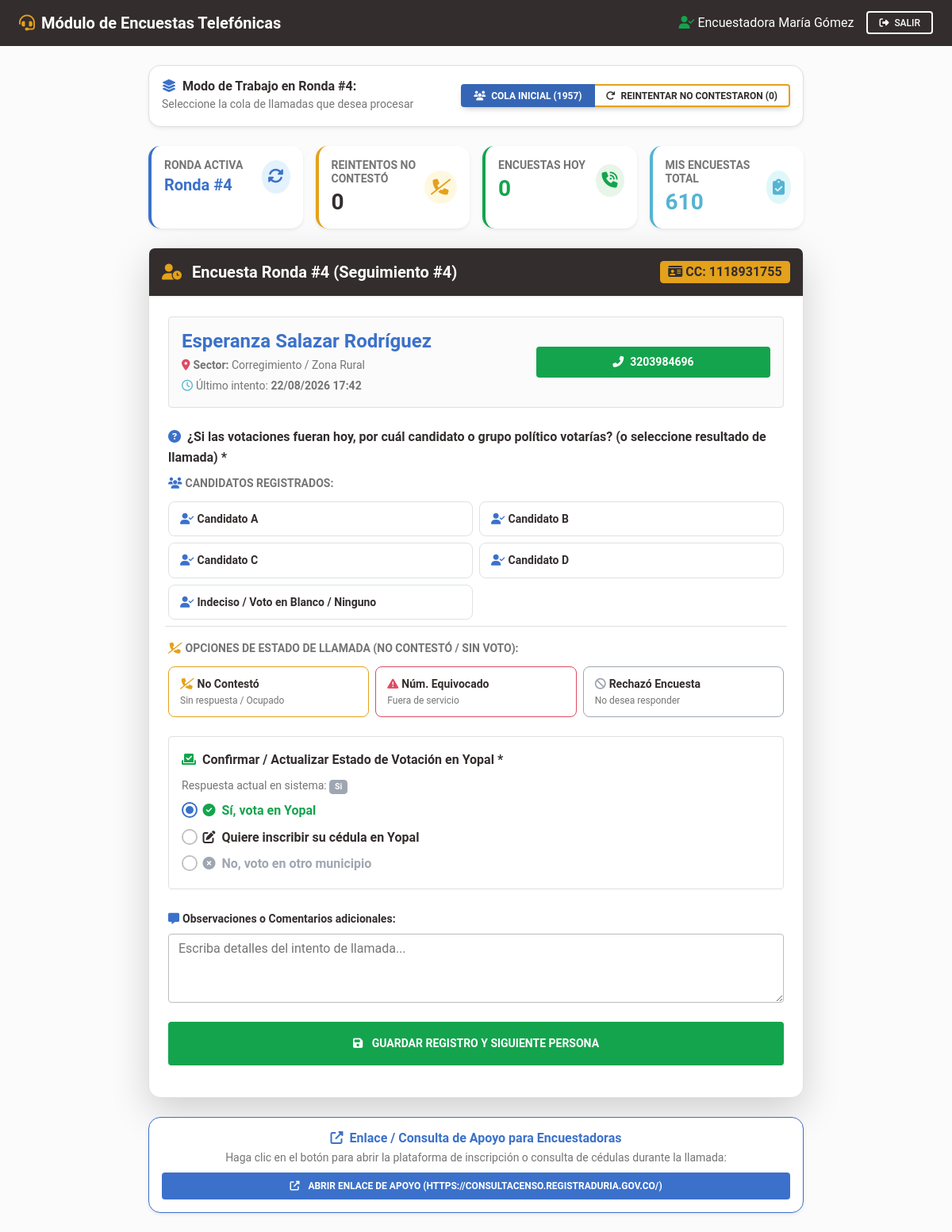
Page /encuestadora/dashboard.php (signed in) on the committed database.
### tables this page shows
CREATE TABLE `usuarios` (
  `id` int(11) NOT NULL AUTO_INCREMENT,
  `nombre_completo` varchar(150) NOT NULL,
  `cedula` varchar(20) NOT NULL,
  `telefono` varchar(20) NOT NULL,
  `username` varchar(50) NOT NULL,
  `password` varchar(255) NOT NULL,
  `role_id` int(11) NOT NULL,
  `codigo_referido` varchar(30) NOT NULL,
  `intentos_fallidos` int(11) DEFAULT 0,
  `bloqueado_hasta` datetime DEFAULT NULL,
  `creado_en` datetime DEFAULT current_timestamp(),
  PRIMARY KEY (`id`),
  UNIQUE KEY `cedula` (`cedula`),
  UNIQUE KEY `username` (`username`),
  UNIQUE KEY `codigo_referido` (`codigo_referido`),
  KEY `role_id` (`role_id`),
  CONSTRAINT `usuarios_ibfk_1` FOREIGN KEY (`role_id`) REFERENCES `roles` (`id`)
);

CREATE TABLE `rondas_encuestas` (
  `id` int(11) NOT NULL AUTO_INCREMENT,
  `numero_ronda` int(11) NOT NULL,
  `nombre_ronda` varchar(150) DEFAULT NULL,
  `creado_por` int(11) NOT NULL,
  `creado_en` datetime DEFAULT current_timestamp(),
  PRIMARY KEY (`id`)
);

CREATE TABLE `referidos` (
  `id` int(11) NOT NULL AUTO_INCREMENT,
  `cedula` varchar(20) NOT NULL,
  `nombres` varchar(100) NOT NULL,
  `apellidos` varchar(100) NOT NULL,
  `correo` varchar(120) NOT NULL,
  `celular` varchar(20) NOT NULL,
  `comuna` varchar(80) NOT NULL DEFAULT 'Comuna 1',
  `votante_yopal` varchar(50) NOT NULL DEFAULT 'Si',
  `referido_por_tipo` enum('usuario','referido') NOT NULL,
  `referido_por_id` int(11) NOT NULL,
  `lider_raiz_id` int(11) NOT NULL,
  `usuario_id` int(11) DEFAULT NULL,
  `autorizacion_datos` tinyint(1) NOT NULL DEFAULT 1,
  `ip_registro` varchar(45) DEFAULT NULL,
  `hash_dispositivo` varchar(64) DEFAULT NULL,
  `codigo_referido` varchar(30) NOT NULL,
  `creado_en` datetime DEFAULT current_timestamp(),
  PRIMARY KEY (`id`),
  UNIQUE KEY `cedula` (`cedula`),
  UNIQUE KEY `correo` (`correo`),
  UNIQUE KEY `celular` (`celular`),
  UNIQUE KEY `codigo_referido` (`codigo_referido`),
  KEY `usuario_id` (`usuario_id`),
  KEY `lider_raiz_id` (`lider_raiz_id`),
  CONSTRAINT `referidos_ibfk_1` FOREIGN KEY (`usuario_id`) REFERENCES `usuarios` (`id`) ON DELETE SET NULL,
  CONSTRAINT `referidos_ibfk_2` FOREIGN KEY (`lider_raiz_id`) REFERENCES `usuarios` (`id`)
);

CREATE TABLE `candidatos_encuestas` (
  `id` int(11) NOT NULL AUTO_INCREMENT,
  `nombre` varchar(150) NOT NULL,
  `grupo` varchar(150) DEFAULT NULL,
  `activo` tinyint(4) DEFAULT 1,
  `creado_en` timestamp NOT NULL DEFAULT current_timestamp(),
  PRIMARY KEY (`id`),
  UNIQUE KEY `nombre` (`nombre`)
);

CREATE TABLE `configuracion_encuestas` (
  `id` int(11) NOT NULL DEFAULT 1,
  `dias_reencuesta` int(11) NOT NULL DEFAULT 15,
  `url_consulta_externa` text DEFAULT NULL,
  `actualizado_en` timestamp NOT NULL DEFAULT current_timestamp() ON UPDATE current_timestamp(),
  PRIMARY KEY (`id`)
);

### encuestadora/dashboard.php (the view, shortened to what the rows shown need)
<?php
require_once __DIR__ . '/../config/security.php';
require_once __DIR__ . '/../config/auth.php';
$encuestadora = getCurrentUser();
$pdo = getDB();
$modoCola = sanitizeInput($_GET['modo'] ?? 'normal');
$stmtConfigUrl = $pdo->query("SELECT url_consulta_externa FROM configuracion_encuestas WHERE id = 1");
$urlExternaActual = $stmtConfigUrl->fetchColumn();
$stmtRondaActiva = $pdo->query("SELECT * FROM rondas_encuestas ORDER BY id DESC LIMIT 1");
$rondaActiva = $stmtRondaActiva->fetch();
$stmtCandActivos = $pdo->query("SELECT * FROM candidatos_encuestas WHERE activo = 1 ORDER BY id ASC");
$candidatos = $stmtCandActivos->fetchAll();
if ($modoCola === 'reintento_nocontesto') {
    $sqlSiguiente = "
        SELECT r.*,
               CONCAT(r.nombres, ' ', r.apellidos) as nombre_completo,
               re.creado_en as ultima_encuesta,
               re.observaciones as ultima_observacion,
               (SELECT COUNT(*) FROM respuestas_encuestas WHERE referido_id = r.id) as total_rondas_previas
        FROM referidos r
        JOIN respuestas_encuestas re ON re.referido_id = r.id
        WHERE re.ronda_id = ?
          AND re.candidato_elegido LIKE '%No Contestó%'
          AND re.id = (
              SELECT MAX(id)
              FROM respuestas_encuestas
              WHERE referido_id = r.id AND ronda_id = ?
          )
        ORDER BY re.creado_en ASC
        LIMIT 1
    ";
    $stmtSiguiente = $pdo->prepare($sqlSiguiente);
    $stmtSiguiente->execute([$rondaActiva['id'], $rondaActiva['id']]);
    $personaActual = $stmtSiguiente->fetch();
} else {
    $sqlSiguiente = "
        SELECT r.*,
               CONCAT(r.nombres, ' ', r.apellidos) as nombre_completo,
               (SELECT MAX(creado_en) FROM respuestas_encuestas WHERE referido_id = r.id) as ultima_encuesta,
               NULL as ultima_observacion,
               (SELECT COUNT(*) FROM respuestas_encuestas WHERE referido_id = r.id) as total_rondas_previas
        FROM referidos r
        WHERE r.id NOT IN (
            SELECT referido_id
            FROM respuestas_encuestas
            WHERE ronda_id = ?
        )
        ORDER BY r.id ASC
        LIMIT 1
    ";
    $stmtSiguiente = $pdo->prepare($sqlSiguiente);
    $stmtSiguiente->execute([$rondaActiva['id']]);
    $personaActual = $stmtSiguiente->fetch();
}
?>
<!DOCTYPE html>
<html lang="es">
<head>
    <link rel="stylesheet" href="https://cdnjs.cloudflare.com/ajax/libs/font-awesome/6.4.0/css/all.min.css">
    <link rel="stylesheet" href="https://cdnjs.cloudflare.com/ajax/libs/mdb-ui-kit/6.4.0/mdb.min.css">
    <link rel="stylesheet" href="../assets/css/custom.css">
</head>
<body class="bg-light">
<nav class="navbar navbar-expand-lg navbar-dark bg-dark shadow-0 py-2">
    <div class="container-fluid px-4">
        <div class="d-flex align-items-center ms-auto">
            <span class="text-white me-3"><i class="fas fa-user-check text-success me-1"></i><?= e($encuestadora['nombre_completo']) ?></span>
            <a href="../logout.php" class="btn btn-outline-light btn-sm"><i class="fas fa-sign-out-alt me-1"></i> Salir</a>
        </div>
    </div>
</nav>
<div class="container py-4" style="max-width: 850px;">
    <div class="card card-custom mb-4 shadow-sm border">
        <div class="card-body p-3 d-flex flex-wrap align-items-center justify-content-between gap-2">
            <div>
                <h6 class="fw-bold mb-0 text-dark"><i class="fas fa-layer-group text-primary me-2"></i>Modo de Trabajo en Ronda #<?= $rondaActiva['numero_ronda'] ?>:</h6>
                <span class="small text-muted">Seleccione la cola de llamadas que desea procesar</span>
            </div>
        </div>
    </div>
    <div class="row g-3 mb-4">
        <div class="col-md-3">
            <div class="card card-custom bg-white border-start border-4 border-primary p-3 shadow-sm h-100">
                <div class="d-flex align-items-center justify-content-between">
                    <div>
                        <h6 class="text-uppercase text-muted fw-bold small mb-1">Ronda Activa</h6>
                        <h5 class="fw-bold text-primary mb-0">Ronda #<?= $rondaActiva['numero_ronda'] ?></h5>
                    </div>
                </div>
            </div>
        </div>
    </div>
    <?php if ($personaActual): ?>
        <div class="card card-custom shadow-lg border mb-4">
            <div class="card-header <?= $modoCola === 'reintento_nocontesto' ? 'bg-warning text-dark' : 'bg-dark text-white' ?> p-3 d-flex justify-content-between align-items-center">
                <h5 class="fw-bold mb-0">
                    <?php if ($modoCola === 'reintento_nocontesto'): ?>
                        <i class="fas fa-redo me-2"></i> Reintento de Llamada No Respondida (Ronda #<?= $rondaActiva['numero_ronda'] ?>)
                    <?php else: ?>
                        <i class="fas fa-user-clock me-2 text-warning"></i> Encuesta Ronda #<?= $rondaActiva['numero_ronda'] ?> <?= $personaActual['total_rondas_previas'] > 0 ? '(Seguimiento #' . ($personaActual['total_rondas_previas'] + 1) . ')' : '(Inicial)' ?>
                    <?php endif; ?>
                </h5>
                <span class="badge <?= $modoCola === 'reintento_nocontesto' ? 'bg-dark text-white' : 'bg-warning text-dark' ?> fs-6"><i class="fas fa-id-card me-1"></i>CC: <?= e($personaActual['cedula']) ?></span>
            </div>
            <div class="card-body p-4">
                <div class="bg-light p-3 rounded mb-4 border">
                    <div class="row align-items-center">
                        <div class="col-md-7">
                            <h4 class="fw-bold text-primary mb-1"><?= e($personaActual['nombre_completo']) ?></h4>
                            <div class="text-muted small">
                                <i class="fas fa-map-marker-alt me-1 text-danger"></i><strong>Sector:</strong> <?= e($personaActual['comuna']) ?>
                            </div>
                            <?php if ($modoCola === 'reintento_nocontesto' && !empty($personaActual['ultima_observacion'])): ?>
                                <div class="small text-warning text-dark fw-bold mt-1">
                                    <i class="fas fa-history me-1"></i>Nota del intento previo: <em><?= e($personaActual['ultima_observacion']) ?></em>
                                </div>
                            <?php elseif ($personaActual['ultima_encuesta']): ?>
                                <div class="small text-muted mt-1">
                                    <i class="far fa-clock me-1 text-info"></i>Último intento: <strong><?= date('d/m/Y H:i', strtotime($personaActual['ultima_encuesta'])) ?></strong>
                                </div>
                            <?php endif; ?>
                        </div>
                        <div class="col-md-5 text-md-end mt-2 mt-md-0">
                            <a href="tel:<?= e($personaActual['celular']) ?>" class="btn btn-success btn-lg fw-bold shadow-0 w-100 py-2">
                                <i class="fas fa-phone-alt me-2"></i><?= e($personaActual['celular']) ?>
                            </a>
                        </div>
                    </div>
                </div>
                <form action="dashboard.php" method="POST">
                    <div class="mb-4">
                        <label class="form-label fw-bold text-dark fs-6 mb-2">
                            <i class="fas fa-question-circle me-2 text-primary"></i>¿Si las votaciones fueran hoy, por cuál candidato o grupo político votarías? (o seleccione resultado de llamada) *
                        </label>
                        <div class="row g-2 mb-3">
                            <div class="col-12"><span class="fw-bold text-muted small text-uppercase mb-1 d-block"><i class="fas fa-users me-1 text-primary"></i>Candidatos Registrados:</span></div>
                            <?php foreach ($candidatos as $cand): ?>
                                <div class="col-md-6 col-12">
                                    <label class="cand-option-card w-100 d-block" for="cand_<?= $cand['id'] ?>">
                                        <div class="fw-bold text-dark small"><i class="fas fa-user-check text-primary me-1"></i><?= e($cand['nombre']) ?></div>
                                    </label>
                                </div>
                            <?php endforeach; ?>
                        </div>
                        <div class="row g-2 border-top pt-2">
                            <div class="col-12"><span class="fw-bold text-muted small text-uppercase mb-1 d-block"><i class="fas fa-phone-slash me-1 text-warning"></i>Opciones de Estado de Llamada (No Contestó / Sin Voto):</span></div>
                            <div class="col-md-4 col-12">
                                <label class="cand-option-card card-no-contesto border-warning w-100 d-block" for="opt_no_contesto">
                                    <div class="fw-bold text-dark small"><i class="fas fa-phone-slash text-warning me-1"></i>No Contestó</div>
                                    <div class="text-muted" style="font-size: 0.75rem;">Sin respuesta / Ocupado</div>
                                </label>
                            </div>
                            <div class="col-md-4 col-12">
                                <label class="cand-option-card card-equivocado border-danger w-100 d-block" for="opt_equivocado">
                                    <div class="fw-bold text-dark small"><i class="fas fa-exclamation-triangle text-danger me-1"></i>Núm. Equivocado</div>
                                    <div class="text-muted" style="font-size: 0.75rem;">Fuera de servicio</div>
                                </label>
                            </div>
                            <div class="col-md-4 col-12">
                                <label class="cand-option-card card-rechazo border-secondary w-100 d-block" for="opt_rechazo">
                                    <div class="fw-bold text-dark small"><i class="fas fa-ban text-secondary me-1"></i>Rechazó Encuesta</div>
                                    <div class="text-muted" style="font-size: 0.75rem;">No desea responder</div>
                                </label>
                            </div>
                        </div>
                    </div>
                    <div class="mb-4 p-3 border rounded bg-white">
                        <label class="form-label fw-bold text-dark fs-6 mb-2">
                            <i class="fas fa-vote-yea me-2 text-success"></i>Confirmar / Actualizar Estado de Votación en Yopal *
                        </label>
                        <p class="small text-muted mb-2">Respuesta actual en sistema:
                            <span class="badge bg-secondary"><?= e($personaActual['votante_yopal']) ?></span>
                        </p>
                        <div class="form-check mb-2">
                            <input class="form-check-input" type="radio" name="votante_yopal_respuesta" id="votaSi" value="Si" <?= $personaActual['votante_yopal'] === 'Si' ? 'checked' : '' ?> required>
                            <label class="form-check-label fw-bold text-success" for="votaSi">
                                <i class="fas fa-check-circle me-1"></i> Sí, vota en Yopal
                            </label>
                        </div>
                        <div class="form-check mb-2">
                            <input class="form-check-input" type="radio" name="votante_yopal_respuesta" id="votaInscribir" value="Quiero inscribir" <?= $personaActual['votante_yopal'] === 'Quiero inscribir' ? 'checked' : '' ?> required>
                            <label class="form-check-label fw-bold text-warning text-dark" for="votaInscribir">
                                <i class="fas fa-edit me-1"></i> Quiere inscribir su cédula en Yopal
                            </label>
                        </div>
                        <div class="form-check">
                            <input class="form-check-input" type="radio" name="votante_yopal_respuesta" id="votaNo" value="No" <?= $personaActual['votante_yopal'] === 'No' ? 'checked' : '' ?> required>
                            <label class="form-check-label fw-bold text-secondary" for="votaNo">
                                <i class="fas fa-times-circle me-1"></i> No, voto en otro municipio
                            </label>
                        </div>
                    </div>
                    <div class="mb-4">
                        <label for="observaciones" class="form-label fw-bold text-dark small"><i class="fas fa-comment-alt me-1 text-primary"></i>Observaciones o Comentarios adicionales:</label>
                        <textarea name="observaciones" id="observaciones" class="form-control" rows="3" placeholder="Escriba detalles del intento de llamada..."></textarea>
                    </div>
                    <button type="submit" class="btn btn-success btn-lg btn-block fw-bold shadow-0 py-3 mb-3">
                        <i class="fas fa-save me-2"></i> Guardar Registro y Siguiente Persona
                    </button>
                </form>
            </div>
        </div>
    <?php endif; ?>
    <div class="card card-custom shadow-sm border border-primary">
        <div class="card-body p-3 text-center">
            <h6 class="fw-bold text-primary mb-1"><i class="fas fa-external-link-alt me-2"></i>Enlace / Consulta de Apoyo para Encuestadoras</h6>
            <p class="small text-muted mb-2">Haga clic en el botón para abrir la plataforma de inscripción o consulta de cédulas durante la llamada:</p>
            <a href="<?= e($urlExternaActual) ?>" target="_blank" class="btn btn-primary btn-block fw-bold shadow-0 py-2">
                <i class="fas fa-external-link-alt me-2"></i> Abrir Enlace de Apoyo (<?= e($urlExternaActual) ?>)
            </a>
        </div>
    </div>
</div>
</body>
</html>

### rows in the picture
usuarios: nombre_completo "Encuestadora María Gómez"
rondas_encuestas: numero_ronda "4"
referidos: cedula "1118931755", comuna "Corregimiento / Zona Rural", celular "3203984696", votante_yopal "Si", votante_yopal "☑ Sí, vota en Yopal", votante_yopal "☐ Quiere inscribir su cédula en", votante_yopal "☐ No, voto en otro municipio"
candidatos_encuestas: nombre "Candidato A"
candidatos_encuestas: nombre "Candidato B"
candidatos_encuestas: nombre "Candidato C"
candidatos_encuestas: nombre "Candidato D"
candidatos_encuestas: nombre "Indeciso / Voto en Blanco / Ninguno"
configuracion_encuestas: url_consulta_externa "HTTPS://CONSULTACENSO.REGISTRADURIA.GOV.CO/"

### other values in the picture
$totalPendientesRonda "1957"
$totalReintentosPendientes "0"
$encuestasHoy "0"
$encuestasTotal "610"
$personaActual['total_rondas_previas'] + 1 "4"
$personaActual['nombre_completo'] "Esperanza Salazar Rodríguez"
date('d/m/Y H:i', strtotime($personaActual['ultima_encuesta'])) "22/08/2026 17:42"
